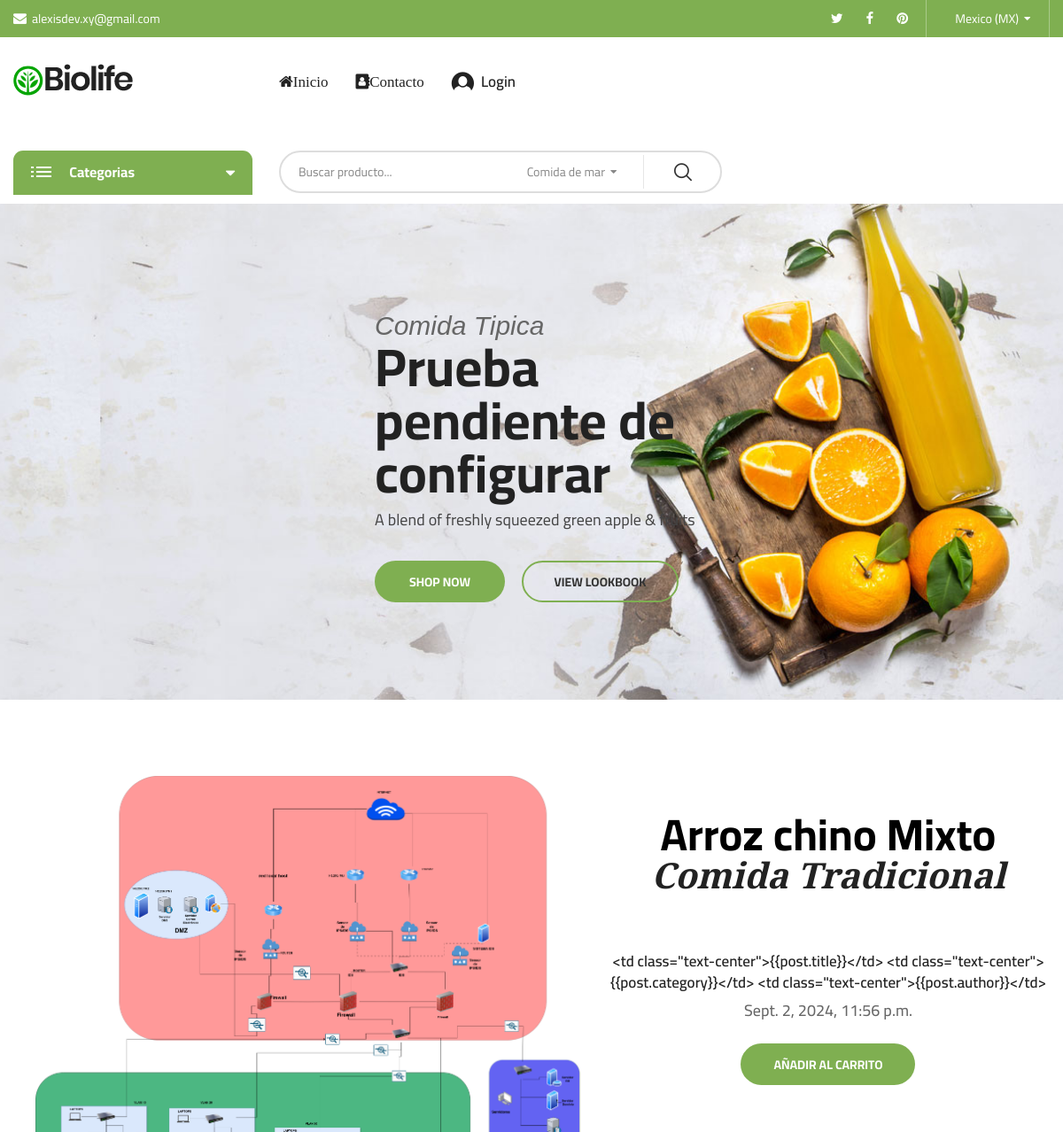
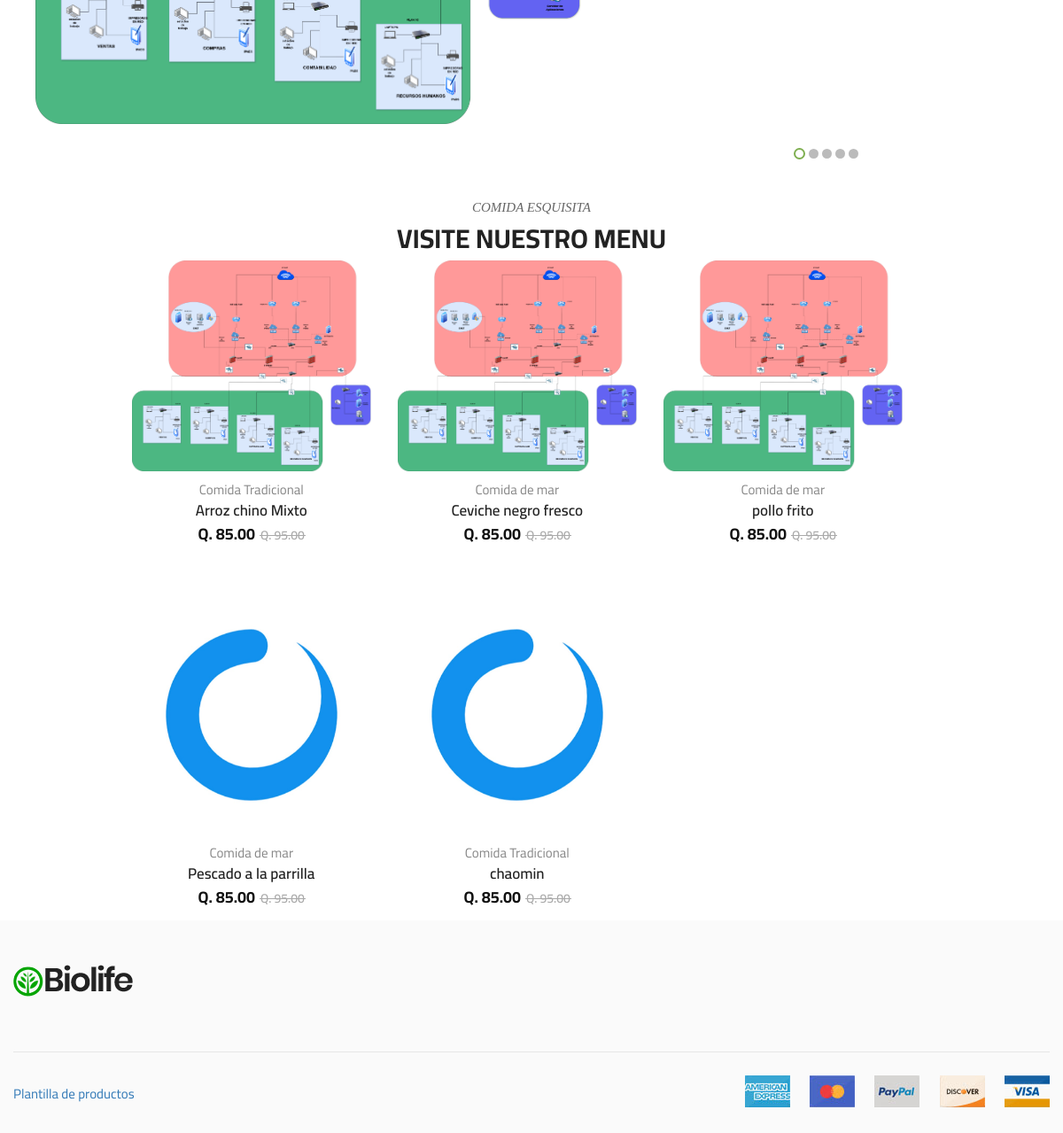
Screenshot of /blog/ with the database file from the repository (2 pictures, top to bottom).
### blogs/models.py (models this page shows, shortened)
class Blog(models.Model):
    title = models.CharField(max_length=100)#
    slug = models.SlugField(max_length=150, unique=True, blank=True)
    category = models.ForeignKey(Category, on_delete=models.CASCADE)#
    author = models.ForeignKey(User, on_delete=models.CASCADE)
    feature_image = models.ImageField(upload_to='uploads/%Y/%m/%d')#
    short_description = models.TextField(max_length=500)#
    blog_body = models.TextField(max_length=2000)#
    status = models.TextField(max_length=20, choices=STATUS_CHOICES, default="Draft")
    is_featured = models.BooleanField(default=False)
    create_at = models.DateTimeField(auto_now_add=True)
    update_at = models.DateTimeField(auto_now=True)
    class Meta:
        verbose_name = 'Blog'
        verbose_name_plural = 'Blogs'

class Category(models.Model):
    categoria_name = models.CharField(max_length=50, unique=True)
    create_at = models.DateTimeField(auto_now_add=True)
    update_at = models.DateTimeField(auto_now=True)
    class Meta:
        verbose_name = 'Categoria'
        verbose_name_plural = 'Categorias'
    def __str__(self):
        return f'{self.categoria_name}'

### blogs/views.py (the view)
# urls.py: path('', views.home, name='home'),
def home(request):
    posts = Blog.objects.filter(is_featured=True).order_by('-update_at')
    context = {
        'featured_posts': posts #
    }
    return render(request, 'index.html', context)

### templates/index.html (shortened to what this page needs)
{% extends 'base.html' %}
{% block content %}
<div class="page-contain">
    <div id="main-content" class="main-content">
        <div class="main-slide block-slider nav-change">
            <ul class="biolife-carousel"
                data-slick='{"arrows": true, "dots": false, "slidesMargin": 0, "slidesToShow": 1,
                "infinite": false, "speed": 800}'>
                <li>
                    <div class="slide-contain slider-opt03__layout02 slide_animation type_02">
                        <div class="media background-geen-02"></div>
                        <div class="text-content">
                            <i class="first-line">Comida Tipica</i>
                            <h3 class="second-line">Prueba pendiente de configurar</h3>
                            <p class="third-line">A blend of freshly squeezed green apple & fruits</p>
                            <p class="buttons">
                                <a href="#" class="btn btn-bold">Shop now</a>
                                <a href="#" class="btn btn-thin">View lookbook</a>
                            </p>
                        </div>
                    </div>
                </li>
            </ul>
        </div>
        <div class="special-slide">
            <div class="container">
                <ul class="biolife-carousel dots_ring_style"
                    data-slick='{"arrows": false, "dots": true, "slidesMargin": 20, "slidesToShow": 1, "infinite": true, "speed": 800, "responsive":[{"breakpoint":1200, "settings":{ "slidesToShow": 1}},{"breakpoint":768, "settings":{ "slidesToShow": 2, "slidesMargin":20, "dots": false}},{"breakpoint":480, "settings":{ "slidesToShow": 1}}]}'>
                    {% for post in featured_posts %}
                    <li>
                        <div class="slide-contain biolife-banner__special">
                            <div class="banner-contain">
                                <div class="media">
                                    <a href="{% url 'blogs' post.slug %}" class="bn-link">
                                        <figure><img src="{{ post.feature_image.url }}" width="616" height="483" alt="">
                                        </figure>
                                    </a>
                                </div>
                                <div class="text-content">
                                    <b class="first-line"  >{{post.title}}</b>
                                    <span class="third-line"><i>{{post.category}}</i></span>
                                    <div class="product-detail">
                                        <h4 class="product-name">{{post.blog_body}}</h4>
                                        <h4>{{post.update_at}}</h4>
                                        <div class="buttons">
                                            <a href="#" class="btn add-to-cart-btn"></i>Añadir al CArrito</a>
                                        </div>
                                    </div>
                                </div>
                            </div>
                        </div>
                    </li>
                    {% endfor %}
                </ul>
            </div>
        </div>
        <div class="product-tab z-index-10 sm-margin-top-1px xs-margin-top-1px">
            <div class="container">
                <div class="biolife-title-box">
                    <span class="subtitle">COMIDA ESQUISITA</span>
                    <h3 class="main-title">VISITE NUESTRO MENU</h3>
                </div>
                <div class="tab-content">
                    <div id="tab01_1st" class="tab-contain active">
                        <ul class="products-list biolife-carousel nav-center-02 nav-none-on-mobile eq-height-contain"
                            data-slick='{"rows":2 ,"arrows":true,"dots":false,"infinite":true,"speed":400,"slidesMargin":10,"slidesToShow":4, "responsive":[{"breakpoint":1200, "settings":{ "slidesToShow": 4}},{"breakpoint":992, "settings":{ "slidesToShow": 3, "slidesMargin":20}},{"breakpoint":768, "settings":{ "slidesToShow": 2, "slidesMargin":15}}]}'>
                            {% for post in featured_posts %}
                            <li class="product-item">
                                <div class="contain-product layout-default">
                                    <div class="product-thumb">
                                        <a href="{% url 'blogs' post.slug %}" class="link-to-product">
                                            <img src="{{ post.feature_image.url }}" alt="Vegetables" width="270"
                                                height="270" class="product-thumnail">
                                        </a>
                                    </div>
                                    <div class="info">
                                        <b class="categories">{{post.category}}</b>
                                        <h4 class="product-title"><a href="{% url 'blogs' post.slug %}" class="pr-name">
                                                {{post.title}}</a></h4>
                                        <div class="price ">
                                            <ins><span class="price-amount"><span class="currencySymbol">Q.
                                                    </span>85.00</span></ins>
                                            <del><span class="price-amount"><span class="currencySymbol">Q.
                                                    </span>95.00</span></del>
                                        </div>
                                    </div>
                                </div>
                            </li>
                            {% endfor %}
                        </ul>
                    </div>
                </div>
            </div>
        </div>
    </div>
</div>
{% endblock %}

### templates/base.html (shortened to what this page needs)
{% load static %}
<!DOCTYPE html>
<html class="no-js" lang="en">
<head>
    <link rel="stylesheet" href="{% static 'assets/css/bootstrap.min.css' %}">
    <link rel="stylesheet" href="{% static 'assets/css/animate.min.css' %}">
    <link rel="stylesheet" href="{% static 'assets/css/font-awesome.min.css' %}">
    <link rel="stylesheet" href="{% static 'assets/css/nice-select.css' %}">
    <link rel="stylesheet" href="{% static 'assets/css/slick.min.css' %}">
    <link rel="stylesheet" href="{% static 'assets/css/style.css' %}">
    <link rel="stylesheet" href="{% static 'assets/css/main-color03-green.css' %}">
</head>
<body class="biolife-body">
    <header id="header" class="header-area style-01 layout-03">
        <div class="header-top bg-main hidden-xs">
            <div class="container">
                <div class="top-bar left">
                    <ul class="horizontal-menu">
                        <li><a href="#"><i class="fa fa-envelope" aria-hidden="true"></i>alexisdev.xy@gmail.com</a></li>
                    </ul>
                </div>
                <div class="top-bar right">
                    <ul class="social-list">
                        <li><a href="#"><i class="fa fa-twitter" aria-hidden="true"></i></a></li>
                        <li><a href="#"><i class="fa fa-facebook" aria-hidden="true"></i></a></li>
                        <li><a href="#"><i class="fa fa-pinterest" aria-hidden="true"></i></a></li>
                    </ul>
                    <ul class="horizontal-menu">
                        <li class="horz-menu-item lang">
                        </li>
                    </ul>
                </div>
            </div>
        </div>
        <div class="header-middle biolife-sticky-object ">
            <div class="container">
                <div class="row">
                    <div class="col-lg-3 col-md-2 col-md-6 col-xs-6">
                        <a href="{% url 'home' %}" class="biolife-logo"><img
                                src="{% static 'assets/images/organic-3-green.png' %}" alt="biolife logo" width="135"
                                height="36"></a>
                    </div>
                    <div class="col-lg-6 col-md-7 hidden-sm hidden-xs">
                        <div class="primary-menu">
                            <ul class="menu biolife-menu clone-main-menu clone-primary-menu" id="primary-menu"
                                data-menuname="main menu">
                                <li class="menu-item"><a href="{% url 'home' %}" class="">
                                        <i class="fa fa-home" aria-hidden="true">Inicio</i></a></li>
                                <li class="menu-item"><a href="#">
                                        <i class="fa fa-address-book" aria-hidden="true">Contacto</i></a></li>
                                {% if not user.is_authenticated %}
                                <li class="menu-item"><a href="{% url 'login' %}" class="login-link"><i
                                            class="biolife-icon icon-login"></i>Login</a></li>
                                <p><span>{{user}}</span></p>
                                {% endif %}
                            </ul>
                        </div>
                    </div>
                </div>
            </div>
        </div>
        <div class="header-bottom hidden-sm hidden-xs">
            <div class="container">
                <div class="row">
                    {% include 'includes/category_list.html' %}
                    <div class="col-lg-9 col-md-9 padding-top-9px">
                        {% include 'includes/blogs_search.html' %}
                    </div>
                </div>
            </div>
        </div>
    </header>
    {% block content %}
    {% endblock %}
    <footer id="footer" class="footer layout-03">
        <div class="footer-content background-footer-03">
            <div class="container">
                <div class="row">
                    <div class="col-lg-4 col-md-4 col-sm-9">
                        <section class="footer-item">
                            <a href="#" class="logo footer-logo"><img
                                    src="{% static 'assets/images/organic-3-green.png' %}" alt="biolife logo"
                                    width="135" height="36"></a>
                        </section>
                    </div>
                </div>
                <div class="row">
                    <div class="col-xs-12">
                        <div class="separator sm-margin-top-62px xs-margin-top-40px"></div>
                    </div>
                    <div class="col-lg-6 col-sm-6 col-xs-12">
                        <div class="copy-right-text">
                            <p><a href="#">Plantilla de productos</a></p>
                        </div>
                    </div>
                    <div class="col-lg-6 col-sm-6 col-xs-12">
                        <div class="payment-methods">
                            <ul>
                                <li><a href="#" class="payment-link"><img src="{% static 'assets/images/card1.jpg' %}"
                                            width="51" height="36" alt=""></a></li>
                                <li><a href="#" class="payment-link"><img src="{% static 'assets/images/card2.jpg' %}"
                                            width="51" height="36" alt=""></a></li>
                                <li><a href="#" class="payment-link"><img src="{% static 'assets/images/card3.jpg' %}"
                                            width="51" height="36" alt=""></a></li>
                                <li><a href="#" class="payment-link"><img src="{% static 'assets/images/card4.jpg' %}"
                                            width="51" height="36" alt=""></a></li>
                                <li><a href="#" class="payment-link"><img src="{% static 'assets/images/card5.jpg' %}"
                                            width="51" height="36" alt=""></a></li>
                            </ul>
                        </div>
                    </div>
                </div>
            </div>
        </div>
    </footer>
</body>
</html>

### templates/includes/category_list.html (shortened to what this page needs)
<div class="col-lg-3 col-md-4">
    <div class="vertical-menu vertical-category-block">
        <div class="block-title">
            <span class="menu-icon">
                <span class="line-1"></span>
                <span class="line-2"></span>
                <span class="line-3"></span>
            </span>
            <span class="menu-title">Categorias</span>
            <span class="angle" data-tgleclass="fa fa-caret-down"><i class="fa fa-caret-up"
                    aria-hidden="true"></i></span>
        </div>
    </div>
</div>

### templates/includes/blogs_search.html (shortened to what this page needs)
<div class="header-search-bar layout-01">
    <form action="{% url 'search' %}" class="form-search"  method="GET">
        <input type="text" name="keyword" class="input-text" value="{{keyword}}"
            placeholder="Buscar producto...">
        <button type="submit" class="btn-submit"><i
                class="biolife-icon icon-search"></i></button>
    </form>
</div>

### rows the page displays
Blog: feature_image (picture), title "Arroz chino Mixto", category "Comida Tradicional", blog_body "<td class=\"text-center\">{{post.title}}</td> <td class=\"text-center\">{{post.category}}</td> <td class=\"text-center\">{{post.author}}</td>", update_at "Sept. 2, 2024, 11:56 p.m."
Blog: feature_image (picture), category "Comida de mar", title "Pescado a la parrilla"
Blog: feature_image (picture), category "Comida de mar", title "Ceviche negro fresco"
Blog: feature_image (picture), category "Comida Tradicional", title "chaomin"
Blog: feature_image (picture), category "Comida de mar", title "pollo frito"
